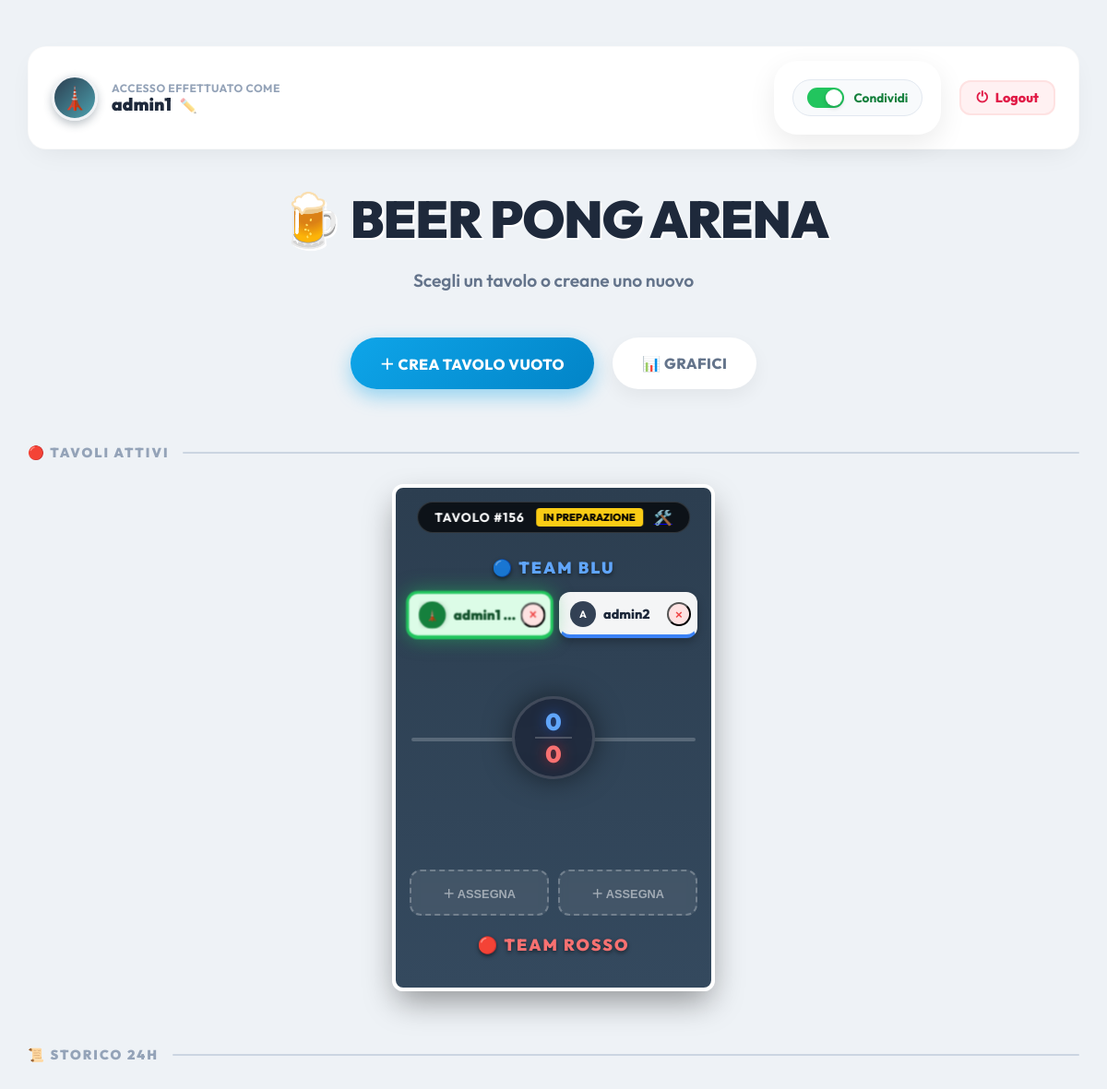
Page /home (signed in) on the committed database.
### app/models.py (models this page shows)
class Player(db.Model):
    __tablename__ = 'players'
    id = db.Column(db.Integer, primary_key=True)
    name = db.Column(db.String(50), unique=True, nullable=False)
    password = db.Column(db.String(200), nullable=False)
    is_admin = db.Column(db.Boolean, default=False)
    edit = db.Column(db.Boolean, default=False)
    records = db.relationship('PlayerRecord', backref='player', lazy=True)
    icon = db.Column(db.String(10), default=None)

class ActiveMatch(db.Model):
    __tablename__ = 'active_matches'
    id = db.Column(db.Integer, primary_key=True)
    match_name = db.Column(db.String(50), default="Partita")
    mode = db.Column(db.String(20), default="squadre")
    status = db.Column(db.String(20), default="running") # running, finished, redemption_t1...
    start_time = db.Column(db.DateTime, default=datetime.now)
    end_time = db.Column(db.DateTime, nullable=True)
    t1_p1 = db.Column(db.String(50)); t1_p2 = db.Column(db.String(50))
    t2_p1 = db.Column(db.String(50)); t2_p2 = db.Column(db.String(50))
    t1_cup_state = db.Column(db.Text, default='[]')
    t2_cup_state = db.Column(db.Text, default='[]')
    t1_pending_list = db.Column(db.Text, default='[]')
    t2_pending_list = db.Column(db.Text, default='[]')
    winning_team = db.Column(db.String(10), nullable=True)
    redemption_shots_left = db.Column(db.Integer, default=0)
    redemption_hits = db.Column(db.Integer, default=0)
    cups_target_for_t1 = db.Column(db.Integer, default=6)
    cups_target_for_t2 = db.Column(db.Integer, default=6)
    pending_damage_for_t1 = db.Column(db.Integer, default=0)
    pending_damage_for_t2 = db.Column(db.Integer, default=0)
    format_target_for_t1 = db.Column(db.String(20), default="Piramide")
    format_target_for_t2 = db.Column(db.String(20), default="Piramide")
    t1_format_changed = db.Column(db.Boolean, default=False)
    t2_format_changed = db.Column(db.Boolean, default=False)
    records = db.relationship('PlayerRecord', backref='match', lazy=True)

### app/main/routes.py (the view, shortened to what this page needs)
@bp.route('/home')
def home():
    if 'player_id' not in session:
        return redirect(url_for('main.login_page'))
    active_matches = ActiveMatch.query.filter(ActiveMatch.status != 'finished').all()
    matches_data = []
    busy_players = []
    for m in active_matches:
        busy_players.extend([m.t1_p1, m.t1_p2, m.t2_p1, m.t2_p2])
        s1, s2 = get_score_points(m)
        stats = {
            't1_p1': count_shots_in_match(m.t1_p1, m.id),
            't1_p2': count_shots_in_match(m.t1_p2, m.id),
            't2_p1': count_shots_in_match(m.t2_p1, m.id),
            't2_p2': count_shots_in_match(m.t2_p2, m.id),
        }
        matches_data.append({
            'match': m,
            'stats': stats,
            'score_t1': s1,
            'score_t2': s2
        })
    last_24h = datetime.now() - timedelta(hours=24)
    finished_matches = ActiveMatch.query.filter(
        ActiveMatch.status == 'finished',
        ActiveMatch.end_time >= last_24h
    ).all()
    def get_match_key(m):
        t1 = sorted([p for p in [m.t1_p1, m.t1_p2] if p])
        t1_str = " & ".join(t1)
        t2 = sorted([p for p in [m.t2_p1, m.t2_p2] if p])
        t2_str = " & ".join(t2)
        return " VS ".join(sorted([t1_str, t2_str]))
    finished_matches.sort(key=get_match_key)
    grouped_history = {}
    players = Player.query.order_by(Player.name).all()
    return render_template('home.html',
                           matches_data=matches_data,
                           grouped_history=grouped_history,
                           players=players,
                           busy_players=busy_players,
                           current_user=session.get('player_name'))

### app/templates/home.html (shortened to what this page needs)
{% extends "base.html" %}
{% block styles %}
    <link rel="stylesheet" href="{{ url_for('static', filename='css/home/home.css') }}">
    <link rel="stylesheet" href="{{ url_for('static', filename='css/home/header.css') }}">
    <link rel="stylesheet" href="{{ url_for('static', filename='css/home/tavoli.css') }}">
{% endblock %}
{% block content %}
    {% macro render_slot(match, slot_key, score, players) %}
        {% set player = match[slot_key] %}
        {% set am_i_busy = current_user in busy_players %}
        {% set is_me = (player == current_user) %}
        <div class="slot-box
            {% if player %}filled{% else %}empty{% endif %}
            {% if is_me %}my-seat{% endif %}"
            {% if not player %}
                {% if am_i_busy %}
                    onclick="openModal('{{ match.id }}', '{{ slot_key }}')"
                    style="cursor: pointer;" title="Assegna un altro giocatore"
                {% else %}
                    onclick="instantJoin('{{ match.id }}', '{{ slot_key }}', '{{ current_user }}')"
                    style="cursor: pointer;" title="Siediti qui"
                {% endif %}
            {% else %}
                style="cursor: default;"
            {% endif %}
        >
            {% if player %}
                {% set found_p = players|selectattr("name", "equalto", player)|list %}
                {% set p_obj = found_p[0] if found_p else None %}
                <a href="{{ url_for('main.index', player_name=player) }}" class="player-link" title="{{ player }}">
                    <span class="mini-avatar">
                        {% if p_obj and p_obj.icon %}
                            {{ p_obj.icon }}
                        {% else %}
                            {{ player[:1] | upper }}
                        {% endif %}
                    </span>
                    <span class="player-name-text">
                        {{ player }}
                        {% if is_me %}<span style="opacity:0.6; font-size:0.8em; margin-left:4px;">(Tu)</span>{% endif %}
                    </span>
                </a>
                <button class="btn-kick" title="Rimuovi"
                   onclick="event.stopPropagation(); openKickModal('{{ player }}', '{{ url_for('main.remove_player_slot', match_id=match.id, slot=slot_key) }}');">
                    &times;
                </button>
            {% else %}
                {% if am_i_busy %}
                    <button class="btn-join">＋ Assegna</button>
                {% else %}
                    <button class="btn-join">＋ Siediti</button>
                {% endif %}
            {% endif %}
        </div>
    {% endmacro %}
    <div class="container home-container">
        <div class="dashboard-header">
            {% set found_me = players|selectattr("name", "equalto", current_user)|list %}
            {% set me = found_me[0] if found_me else None %}
            <a href="{{ url_for('main.icon_page') }}" class="player-identity" style="text-decoration:none; color:inherit;" title="Cambia Icona">
                <div class="identity-avatar">
                    {% if me and me.icon %}
                        {{ me.icon }}
                    {% else %}
                        {{ current_user[:1] | upper }}
                    {% endif %}
                </div>
                <div class="identity-info">
                    <span class="id-label">Accesso effettuato come</span>
                    <span class="id-name">
                        {{ current_user }}
                        <span style="font-size:0.8em; opacity:0.5; margin-left:5px;">✏️</span>
                    </span>
                </div>
            </a>
            <div class="header-controls">
                <form action="{{ url_for('main.toggle_edit') }}" method="POST" class="toggle-form">
                    <label class="edit-toggle-wrapper">
                        <div class="toggle-visual"><span class="toggle-knob"></span></div>
                        <span class="toggle-label-text">Condividi</span>
                    </label>
                </form>
                <a href="{{ url_for('main.logout') }}" class="btn-logout">
                    <span class="logout-icon">⏻</span> Logout
                </a>
            </div>
        </div>
        <h1 class="page-title">🍺 Beer Pong Arena</h1>
        <p class="page-subtitle">Scegli un tavolo o creane uno nuovo</p>
        <div class="action-bar">
            <a href="{{ url_for('main.create_match_quick') }}" class="btn-main btn-new">＋ Crea Tavolo Vuoto</a>
            <a href="{{ url_for('main.grafici_home') }}" class="btn-main btn-manage">📊 GRAFICI</a>
        </div>
        <h2 class="section-label">🔴 TAVOLI ATTIVI</h2>
        {% if matches_data %}
            <div class="matches-grid">
                {% for item in matches_data %}
                    {% set m = item.match %}
                    {% set badge_text = 'IN PREPARAZIONE' %}
                    {% set status_class = 'prep' %}
                    {% if 'redemption' in m.status %}
                        {% set badge_text = '🔥 SALVEZZA' %}
                        {% set status_class = 'redemption' %}
                    {% elif m.mode == 'overtime' %}
                        {% set badge_text = '⚡ OVERTIME' %}
                        {% set status_class = 'overtime' %}
                    {% elif m.t1_p1 and m.t2_p1 %}
                         {% set badge_text = '🟢 LIVE' %}
                         {% set status_class = 'live' %}
                    {% endif %}
                    <div class="match-card fade-in {{ status_class }}">
                        <div class="match-header">
                            <span class="match-title">Tavolo #{{ m.id }}</span>
                            <span class="status-badge {{ status_class }}">{{ badge_text }}</span>
                            <a href="{{ url_for('main.manual_override', match_id=m.id) }}" class="btn-manual-mini" title="Gestione Manuale">
                                🛠️
                            </a>
                        </div>
                        <div class="match-body">
                            <div class="team-col">
                                <div class="team-header team-blue">🔵 TEAM BLU</div>
                                {{ render_slot(m, 't1_p1', item.score_t1, players) }}
                                {{ render_slot(m, 't1_p2', item.score_t1, players) }}
                            </div>
                            <div class="live-score-display">
                                {% set is_table_empty = not (m.t1_p1 or m.t1_p2 or m.t2_p1 or m.t2_p2) %}
                                {% if is_table_empty %}
                                    <button class="btn-delete-table"
                                            onclick="openDeleteTableModal('{{ m.id }}', '{{ url_for('main.delete_match', match_id=m.id) }}')"
                                            title="Elimina Tavolo Vuoto">
                                        🗑️
                                    </button>
                                {% else %}
                                    <div class="score-number blue">{{ item.score_t1 }}</div>
                                    <div class="score-sep"></div>
                                    <div class="score-number red">{{ item.score_t2 }}</div>
                                {% endif %}
                            </div>
                            <div class="team-col">
                                {{ render_slot(m, 't2_p1', item.score_t2, players) }}
                                {{ render_slot(m, 't2_p2', item.score_t2, players) }}
                                <div class="team-header team-red" style="margin-top: 5px;">🔴 TEAM ROSSO</div>
                            </div>
                        </div>
                    </div>
                {% endfor %}
            </div>
        {% else %}
            <div class="empty-state">
                <span class="empty-icon">🍺</span>
                <strong>Sala vuota!</strong><br>
                <small>Crea il primo tavolo per iniziare la serata.</small>
            </div>
        {% endif %}
        <h2 class="section-label">📜 STORICO 24H</h2>
    </div>
{% endblock %}

### rows in the picture
Player: icon "🗼", icon "🗼"
ActiveMatch: id "156", matches_data "admin1 admin2", t1_p2 "A"

### other values in the picture
{{ current_user }} "admin1"
{{ badge_text }} "IN PREPARAZIONE"
{{ item.score_t1 }} "0"
{{ item.score_t2 }} "0"
